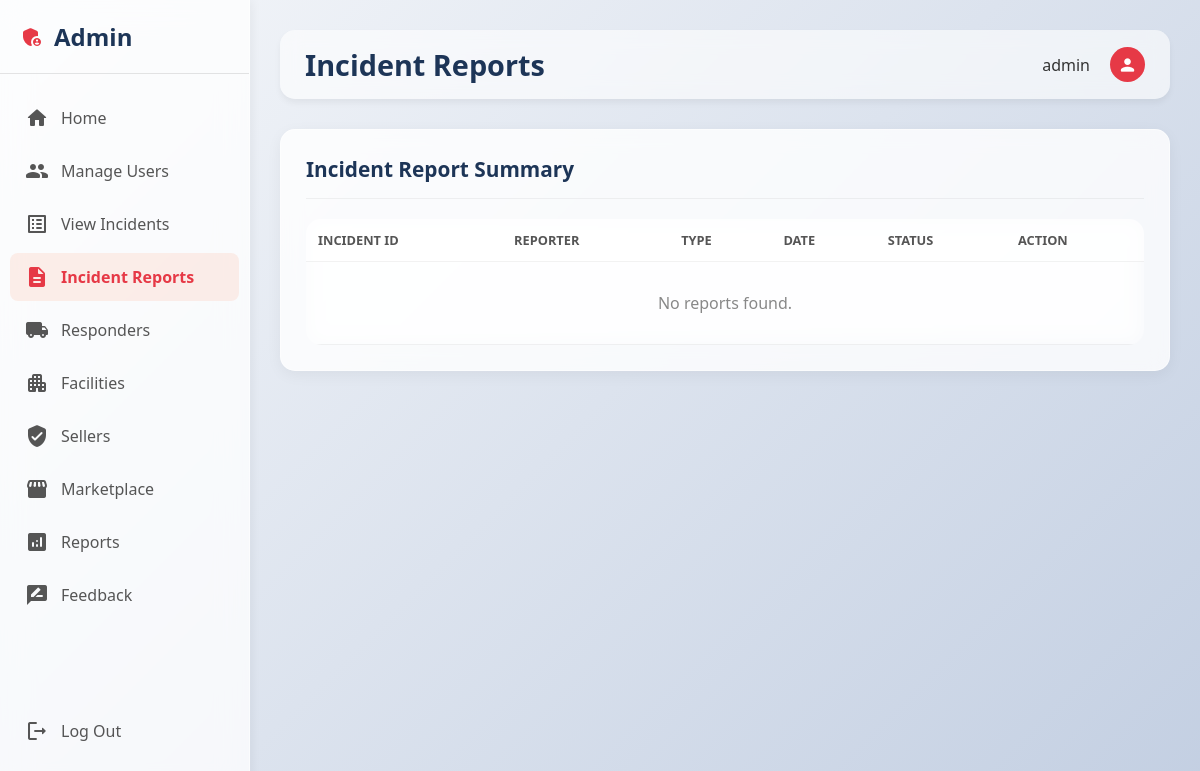
Page /incident-reports/ (signed in) on the earlier database version.
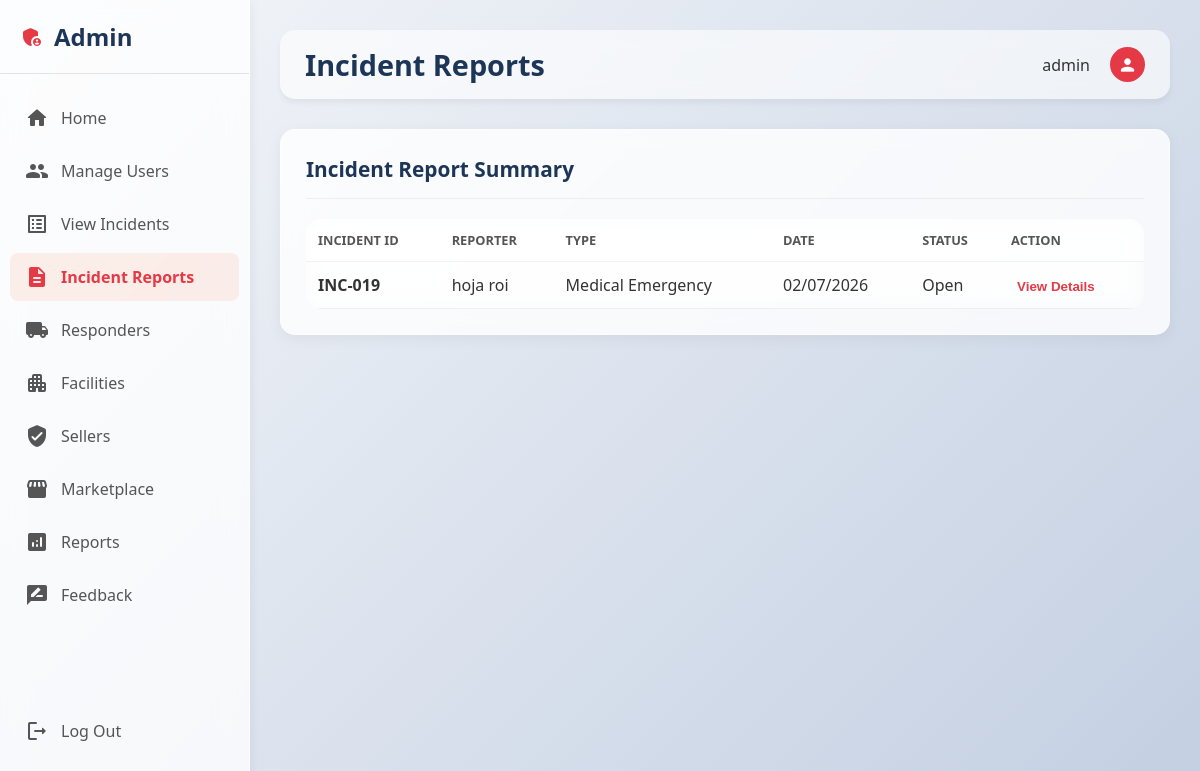
Same page on the later database version.
### aid_app/models.py (models this page shows, shortened)
class Incident(models.Model):
    INCIDENT_TYPE_CHOICES = [
        ('medical', 'Medical Emergency'),
        ('fire', 'Fire Hazard'),
        ('accident', 'Accident'),
        ('crime', 'Crime/Security'),
        ('natural', 'Natural Disaster'),
        ('other', 'Other'),
    ]
    SEVERITY_CHOICES = [
        ('critical', 'Critical'),
        ('high', 'High'),
        ('medium', 'Medium'),
        ('low', 'Low'),
    ]
    STATUS_CHOICES = [
        ('open', 'Open'),
        ('en_route', 'En Route'),
        ('on_scene', 'On Scene'),
        ('providing_aid', 'Providing Aid'),
        ('transporting', 'Transporting'),
        ('resolved', 'Resolved'),
        ('closed', 'Closed'),
    ]
    user = models.ForeignKey(User, on_delete=models.CASCADE, related_name='incidents')
    assigned_responder = models.ForeignKey('Responder', on_delete=models.SET_NULL, null=True, blank=True, related_name='assigned_incidents')
    incident_type = models.CharField(max_length=20, choices=INCIDENT_TYPE_CHOICES)
    severity = models.CharField(max_length=20, choices=SEVERITY_CHOICES)
    location = models.TextField()
    description = models.TextField()
    contact_phone = models.CharField(max_length=20)
    people_involved = models.PositiveIntegerField(default=1)
    immediate_action = models.TextField(blank=True)
    status = models.CharField(max_length=20, choices=STATUS_CHOICES, default='open')
    resolved_at = models.DateTimeField(null=True, blank=True)
    created_at = models.DateTimeField(auto_now_add=True)
    updated_at = models.DateTimeField(auto_now=True)
    class Meta:
        ordering = ['-created_at']

### aid_app/views.py (the view)
# urls.py: path('incident-reports/', views.incident_reports_view, name='incident_reports'),
def incident_reports_view(request):
    if not request.user.is_authenticated:
        messages.error(request, 'Please login to access this page.')
        return redirect('aid_app:login')
    if not request.user.is_staff and not request.user.is_superuser:
        messages.error(request, 'You do not have permission to access this page.')
        return redirect('aid_app:dashboard')
    today = datetime.now()
    context = {
        'total_reports': Incident.objects.count(),  # Total user-reported incidents
        'reports_this_month': Incident.objects.filter(created_at__month=today.month, created_at__year=today.year).count(),
        'pending_reviews': Incident.objects.filter(status='open').count(),
        'downloads_today': 0,  # Placeholder, as we don't track downloads yet
        'reports': Incident.objects.select_related('assigned_responder', 'user').all().order_by('-created_at'),
        'user': request.user,
    }
    return render(request, 'admin/incident_reports.html', context)

### aid_app/context_processors.py (called while the page is built)
def get_profile_icon(gender, role):
    if gender == 'male':
        return 'man'
    elif gender == 'female':
        return 'woman'
    elif role == 'admin':
        return 'admin_panel_settings'
    elif role == 'seller':
        return 'store'
    elif role == 'responder':
        return 'emergency'
    elif role == 'facility':
        return 'local_hospital'
    else:
        return 'person'

### aid_app/templates/admin/incident_reports.html (shortened to what this page needs)
{% extends 'admin/base_admin.html' %}
{% load static %}
{% block page_title %}Incident Reports{% endblock %}
{% block admin_css %}
<link rel="stylesheet" href="{% static 'css/admin/incident_reports.css' %}">
{% endblock %}
{% block admin_content %}
<div class="glass-card">
    <div class="card-header-row">
        <h2 class="card-title">Incident Report Summary</h2>
    </div>
    <div class="table-container">
        <table class="incident-table">
            <thead>
                <tr>
                    <th>Incident ID</th>
                    <th>Reporter</th>
                    <th>Type</th>
                    <th>Date</th>
                    <th>Status</th>
                    <th>Action</th>
                </tr>
            </thead>
            <tbody>
                {% for report in reports %}
                <tr>
                    <td><strong>INC-{{ report.id|stringformat:"03d" }}</strong></td>
                    <td>{{ report.user.get_full_name|default:report.user.username }}</td>
                    <td>{{ report.get_incident_type_display }}</td>
                    <td>{{ report.created_at|date:"m/d/Y" }}</td>
                    <td>{{ report.get_status_display }}</td>
                    <td>
                        <button class="action-btn" onclick="openIncidentModal(this)" data-id="{{ report.id }}"
                            data-type="{{ report.get_incident_type_display }}" data-location="{{ report.location }}"
                            data-time="{{ report.created_at|date:'Y-m-d H:i' }}"
                            data-reporter="{{ report.user.get_full_name|default:report.user.username }}"
                            data-description="{{ report.description }}" data-status="{{ report.status }}"
                            data-assigned-id="{{ report.assigned_responder.id|default:'' }}"
                            style="background:none; border:none; color:var(--primary-color, #4361ee); cursor:pointer; font-weight:600;">
                            View Details
                        </button>
                    </td>
                </tr>
                {% empty %}
                <tr>
                    <td colspan="6" style="text-align: center; padding: 30px; color: #888;">No reports found.</td>
                </tr>
                {% endfor %}
            </tbody>
        </table>
    </div>
</div>
</div>
{% endblock %}

Differences in the rows shown:
added Incident: id "019", user.get_full_name "hoja roi", incident_type "Medical Emergency", created_at "02/07/2026", status "Open"
Other differences:
text no longer shown: "No reports found."
